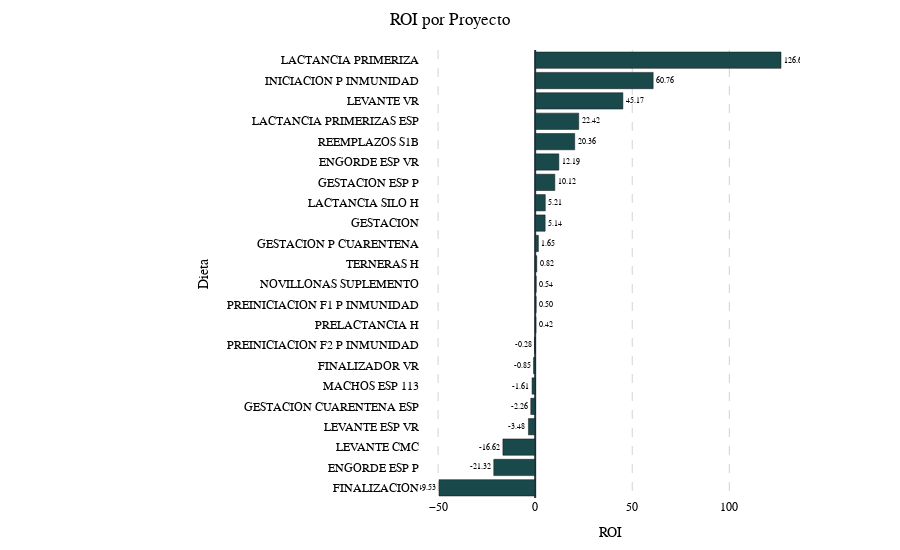

Source (notebook cell):
### Code cell
fig_roi_negativo = plot_single_bar_chart(
        df=df_roi_por_dieta,
        category_col='descripcion_sackoff',
        value_col='Toneladas Recuperadas',
        title='ROI por Proyecto',
        xaxis_title='ROI',
        yaxis_title='Dieta',
        bar_color='#1A494C',
        order_descending=False, # Mayor ROI (menos negativo) arriba
        width=900,
        height=550,
        save_path=f'{ROOT_IMAGEN}/toneladas_recuperadas.png'
    )
fig_roi_negativo.show()

### Figure 1 — Plotly figure (JSON) as saved in the notebook; plotly's stock layout.template omitted (floating-point values rounded to 4 significant figures)
{"data": [{"marker": {"color": "#1A494C"}, "orientation": "h", "text": [-49.53, -21.32, -16.62, -3.48, -2.26, -1.61, -0.85, -0.28, 0.42, 0.5, 0.54, 0.82, 1.65, 5.14, 5.21, 10.12, 12.19, 20.36, 22.42, 45.17, 60.76, 126.6], "textfont": {"color": "black", "size": 8}, "textposition": "outside", "texttemplate": "%{x:.2f}", "type": "bar", "x": [-49.53, -21.32, -16.62, -3.48, -2.26, -1.61, -0.85, -0.28, 0.42, 0.5, 0.54, 0.82, 1.65, 5.14, 5.21, 10.12, 12.19, 20.36, 22.42, 45.17, 60.76, 126.6], "y": ["FINALIZACION", "ENGORDE ESP P", "LEVANTE CMC", "LEVANTE ESP VR", "GESTACION CUARENTENA ESP", "MACHOS ESP 113", "FINALIZADOR VR", "PREINICIACION F2 P INMUNIDAD", "PRELACTANCIA H", "PREINICIACION F1 P INMUNIDAD", "NOVILLONAS SUPLEMENTO", "TERNERAS H", "GESTACION P CUARENTENA", "GESTACION", "LACTANCIA SILO H", "GESTACION ESP P", "ENGORDE ESP VR", "REEMPLAZOS S1B", "LACTANCIA PRIMERIZAS ESP", "LEVANTE VR", "INICIACION P INMUNIDAD", "LACTANCIA PRIMERIZA"]}], "layout": {"font": {"color": "Black", "family": "Arial, sans-serif", "size": 12}, "height": 550, "margin": {"b": 50, "l": 420, "r": 100, "t": 50}, "paper_bgcolor": "rgba(0,0,0,0)", "plot_bgcolor": "rgba(0,0,0,0)", "title": {"text": "ROI por Proyecto", "x": 0.5}, "width": 900, "xaxis": {"gridcolor": "lightgray", "griddash": "dash", "gridwidth": 1, "showline": false, "tickfont": {"color": "black"}, "title": {"font": {"color": "black"}, "text": "ROI"}}, "yaxis": {"categoryarray": ["FINALIZACION", "ENGORDE ESP P", "LEVANTE CMC", "LEVANTE ESP VR", "GESTACION CUARENTENA ESP", "MACHOS ESP 113", "FINALIZADOR VR", "PREINICIACION F2 P INMUNIDAD", "PRELACTANCIA H", "PREINICIACION F1 P INMUNIDAD", "NOVILLONAS SUPLEMENTO", "TERNERAS H", "GESTACION P CUARENTENA", "GESTACION", "LACTANCIA SILO H", "GESTACION ESP P", "ENGORDE ESP VR", "REEMPLAZOS S1B", "LACTANCIA PRIMERIZAS ESP", "LEVANTE VR", "INICIACION P INMUNIDAD", "LACTANCIA PRIMERIZA"], "categoryorder": "array", "showgrid": false, "showline": false, "tickfont": {"color": "black"}, "title": {"font": {"color": "black"}, "text": "Dieta"}}}}
